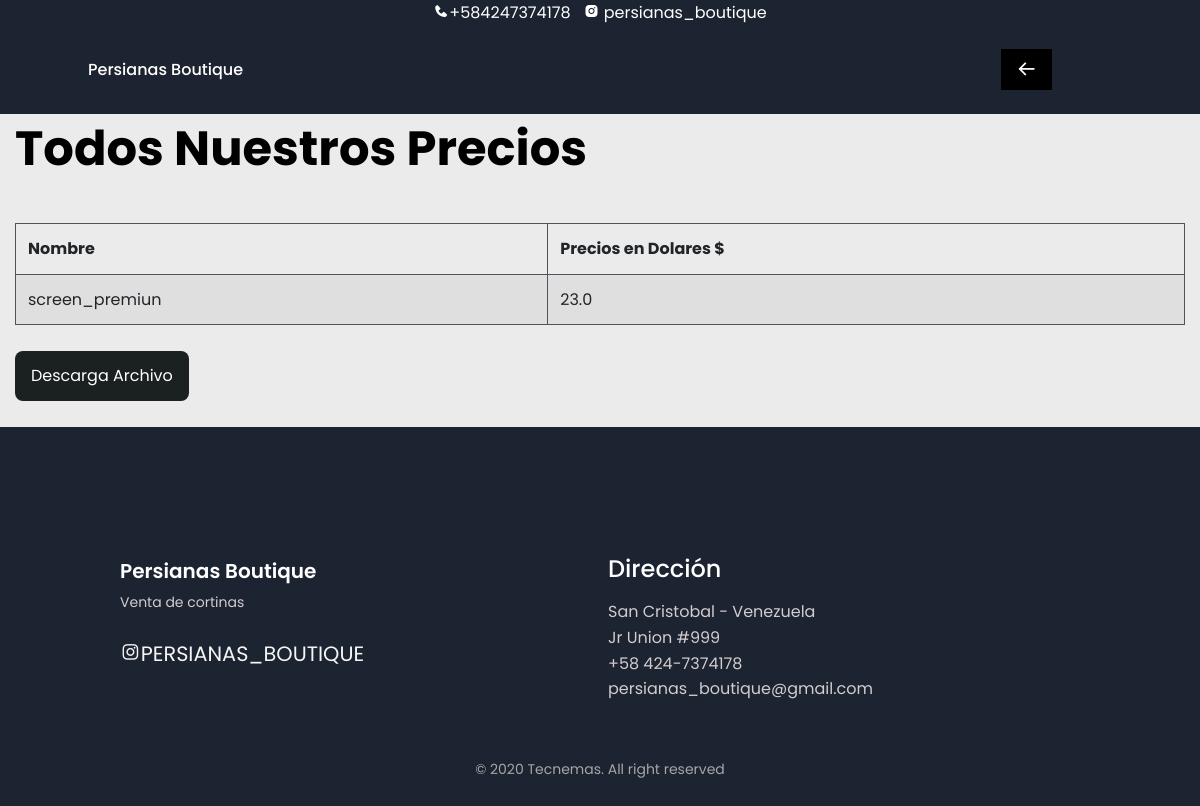
The app's page /tabla/, older data.
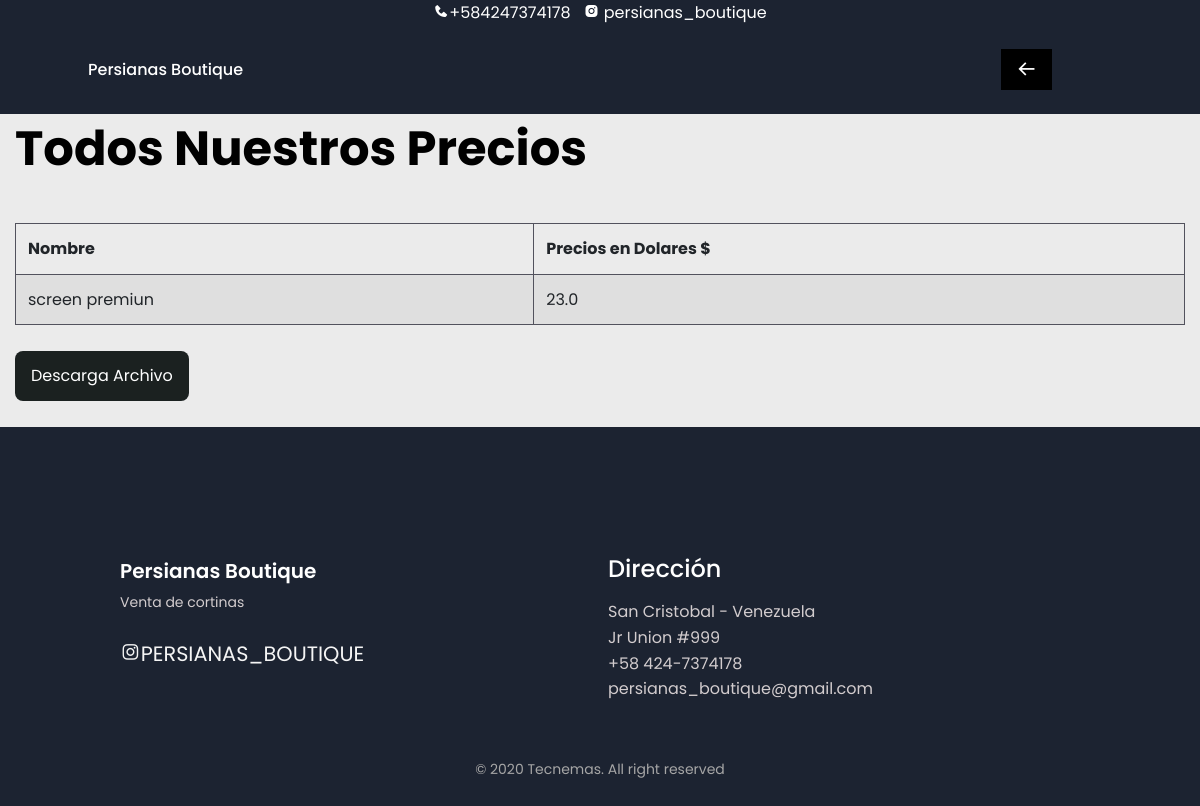
The same page, newer data.
### cortinas/models.py (models this page shows, shortened)
class Product(models.Model):
    name =  models.CharField(max_length=200, null=True)
    price = models.FloatField(null= True)
    category = models.CharField(max_length=200,null= True)
    description = models.CharField(max_length=200,null= True,blank=True)
    img = models.FileField(blank=True,null=True)

### cortinas/views.py (the view)
# urls.py: path('tabla/',views.tabla, name='tabla'),
def tabla(request):
    prod = Product.objects.all()
    df = pd.DataFrame(list(Product.objects.all().values()))
    df.to_csv(r'media/precios.csv')
    json_records = df.reset_index().to_json(orient ='records')
    data = []
    data = json.loads(json_records)
    context = {'d': data}
    return render(request, 'tabla.html', context)

### cortinas/templates/tabla.html (shortened to what this page needs)
{% extends 'base.html' %}
{% load static %}
{% block menu %}
<div class="nav__menu" style="margin-right: 60px;" id="nav-menu">
    <ul class="nav__list">
        <li class="nav__item"><a href="{% url 'home' %}" class="nav__link"><i class='bx bx-arrow-back'></i></a></li>
    </ul>
</div>
{% endblock %}
{% block content %}
    <main>
        <div class="container-fluid">
                    <div class="parameter">
                            <h2>Todos Nuestros Precios</h2><br>
                            <table class="table  table-striped table-bordered" >
                                <thead>
                                  <tr>
                                    <th>Nombre</th>
                                    <th>Precios en Dolares $</th>
                                  </tr>
                                </thead>
                                <tbody>
                                {% if d %}
                                {% for i in d %}
                                  <tr>
                                    <td>{{i.name}}</td>
                                    <td>{{i.price}}</td>
                                  </tr>
                                {% endfor %}
                                {% endif %}
                                </tbody>
                              </table>
                              <a href="http://192.168.0.107:8000/download_file" class="button">Descarga Archivo</a>
                              <br><br>
                    </div>
        </div>
    </main>
{% endblock %}

Row changes from the older to the newer data that the page shows:
changed Product: name "screen_premiun" → "screen premiun"
